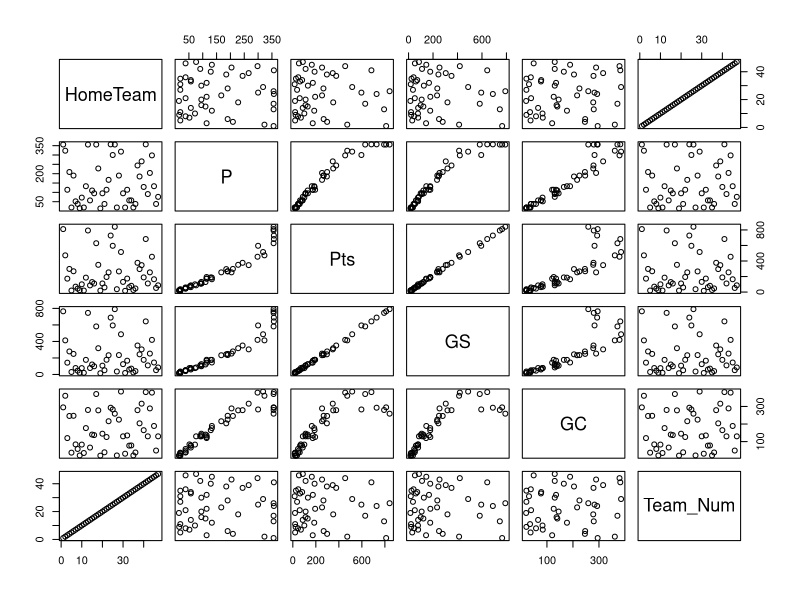
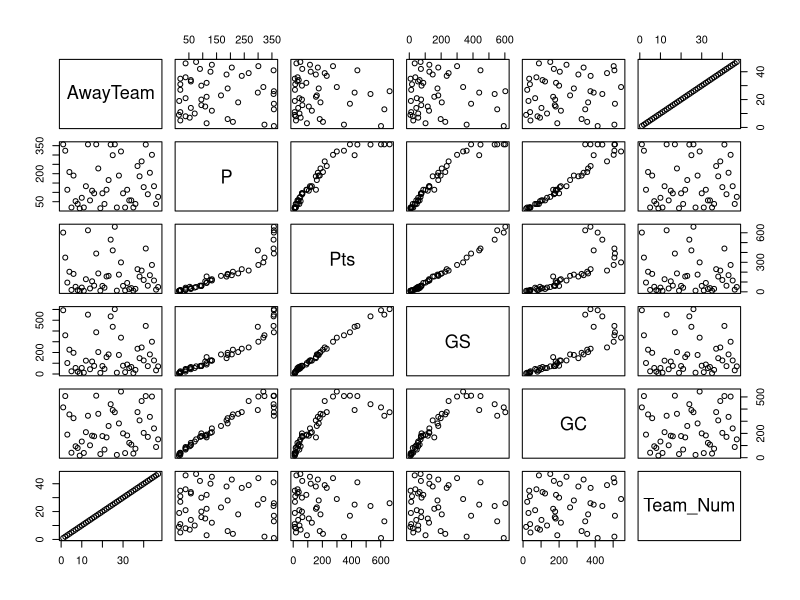

Source code (R) for these figures, in order: (Note: this script raises an error after producing the figures.)
## ---- chunk 1
knitr::opts_chunk$set(echo = TRUE)
## ---- chunk 2
library(tidyverse)
library(dplyr)
library(lubridate)
## ---- chunk 3
EPL <- read.csv("EPL.csv")

# Format "Date" vector
EPL$Date <- as.Date(dmy(EPL$Date))
EPL$Date <- as.Date(EPL$Date, "%Y/%m/%d")

# Create Match and Team variables
sMatch <- paste(EPL$HomeTeam, EPL$AwayTeam, sep = " - ")
sTeams <- unique(c(EPL$HomeTeam, EPL$AwayTeam)) %>% sort

home_table <- EPL %>% 
          group_by(HomeTeam) %>%
          summarise(P = length(FTR),
                    Pts = sum((FTHG > FTAG) * 3 + (FTHG == FTAG) * 1),
                    GS = sum(FTHG),
                    GC = sum(FTAG)) %>%
          ungroup()

# Used for a lookup table 
home_table <- cbind(home_table, Team_Num = 1:47)

away_table <- EPL %>% 
          group_by(AwayTeam) %>%
          summarise(P = length(FTR),
                    Pts = sum((FTHG < FTAG) * 3 + (FTHG == FTAG) * 1),
                    GS = sum(FTAG),
                    GC = sum(FTHG)) %>%
          ungroup()

away_table <- cbind(away_table, Team_Num = 1:47)

EPL.team.stats <- data.frame(Team = sTeams,
                            Points = home_table$Pts + away_table$Pts,
                            GD = (home_table$GS + away_table$GS) - (home_table$GC + away_table$GC),
                            TGS = (home_table$GS + away_table$GS)/(home_table$P + away_table$P),
                            TGC = (home_table$GC + away_table$GC)/(home_table$P + away_table$P), stringsAsFactors = FALSE)
## ---- chunk 4
plot(home_table)
plot(away_table)
## ---- chunk 5
EPL.new <- expand.grid(HomeTeam = sTeams, AwayTeam = sTeams, stringsAsFactors = FALSE) %>%
            filter(HomeTeam != AwayTeam) %>%
            mutate(Match = paste(HomeTeam, AwayTeam, sep = " - ")) %>%
            filter(!(Match %in% sMatch)) %>%
            select(-Match) %>%
            mutate(HG = mean(EPL$FTHG),
                   AG = mean(EPL$FTAG),
                   TG = (mean(EPL$FTHG) + mean(EPL$FTAG))/2) %>%
            right_join(subset(EPL.team.stats, select = -c(Points, GD)),  by = c("HomeTeam" = "Team")) %>%
            right_join(subset(EPL.team.stats, select = -c(Points, GD)), by = c("AwayTeam" = "Team")) %>%
            setNames(c("HomeTeam", "AwayTeam", "HG", "AG", "TG", 
                       "GS.by.H", "GC.by.H", "GS.by.A", "GC.by.A")) %>%
            mutate(ExpHG = (GS.by.H / TG) * (GC.by.A / TG) * (HG / TG) * TG,
                   ExpAG = (GS.by.A / TG) * (GC.by.H / TG) * (AG / TG) * TG) %>%
            ungroup()
## ---- chunk 6
iSimulation <- 1000
n <- length(sTeams)

EPL.all <- data.frame(Team = rep(sTeams, iSimulation),
                     SimNo = rep(1:iSimulation, each = n),
                     Pts = rep(NA, n * iSimulation),
                     GD = rep(NA, n * iSimulation),
                     Rank = rep(NA, n * iSimulation))

pb <- winProgressBar(title = "Running Simulations", 
                     label = "Simulating ... 0% done", 
                     min = 0, 
                     max = iSimulation, 
                     initial = 0)

set.seed(1234)
for (i in 1:iSimulation){
  
  tmp <- EPL.new %>% 
              mutate(x1 = rpois(nrow(EPL.new), lambda = EPL.new$ExpHG), 
                     x2 = rpois(nrow(EPL.new), lambda = EPL.new$ExpAG), 
                     HPts = 3 * (x1 > x2) + 1 * (x1 == x2),
                     APts = 3 * (x1 < x2) + 1 * (x1 == x2))
  
  res <- EPL.team.stats %>% select(Points, GD) + 
         tmp %>% group_by(HomeTeam) %>% summarise(Pts = sum(HPts),
                                                  GD = sum(x1) - sum(x2)) %>% select(Pts, GD) + 
         tmp %>% group_by(AwayTeam) %>% summarise(Pts = sum(APts),
                                                  GD = sum(x2) - sum(x1)) %>% select(Pts, GD) 

  EPL.all[(n*(i-1) + 1):(n*i), c("Pts", "GD")] <- res
  
  res$PGD <- res$Points + (res$GD - min(res$GD) + 1) / max((res$GD - min(res$GD) + 1) + 1)
  EPL.all[(n*(i-1) + 1):(n*i), c("Rank")] <- rank(-res$PGD, ties.method = "random")  

  info <- sprintf("Simulating ... %d%% done", round((i/iSimulation)*100))
  setWinProgressBar(pb, i, label = info)  
}
close(pb)
## ---- chunk 7
new <- EPL.all
new[] <- home_table$HomeTeam[match(unlist(EPL.all), home_table$Team_Num)]

EPL.all.new <- cbind(Team_Name = new[1], EPL.all)
EPL.all.new <- EPL.all.new[-c(2)]
## ---- chunk 8
EPL.all.new %>% filter(Rank == 2) %>% select(Team) %>% table/iSimulation
## ---- chunk 9
EPL.all.new %>% filter(Team == "Arsenal") %>% select(Rank) %>% table/iSimulation
## ---- chunk 10
EPL.all.new %>% filter(Team == "Liverpool") %>% select(Pts) %>% table/iSimulation
## ---- chunk 11
table(EPL.all.new$Team, EPL.all.new$Rank)/iSimulation
